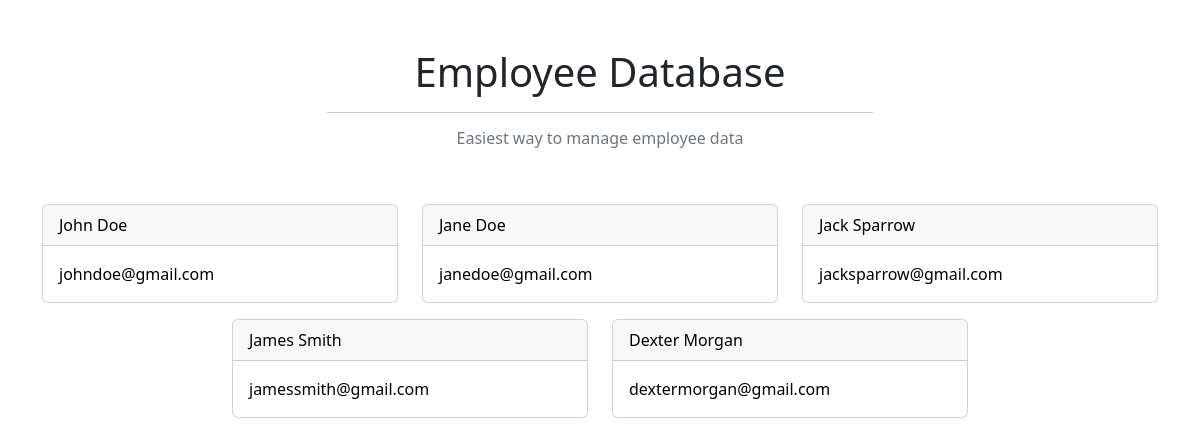
The page / on the database its author committed.
### ems/models.py (models this page shows)
class Employee(models.Model):
    GENDER_CHOICES = {'F': 'Female', 'M': 'Male', 'O': 'Other'}
    first_name = models.CharField(max_length=200)
    last_name = models.CharField(max_length=200)
    email_id = models.EmailField(max_length=254)
    phone_number = models.CharField(max_length=13, blank=True)
    address = models.TextField()
    gender = models.CharField(max_length=1, choices=GENDER_CHOICES, blank=True)
    dob = models.DateField()
    joining_date = models.DateField()
    jobs = models.ManyToManyField('Job', blank=True)

### ems/views.py (the view)
# urls.py: 2. Add a URL to urlpatterns:  path('', views.home, name='home')
def home(request):
    employees = Employee.objects.all()
    return render(request, 'ems/home.html', {'employees': employees})

### ems/templates/ems/home.html
{% extends 'ems/base.html' %}
{% block content %}
{% for employee in employees %}
<div class="col-md-4">
    <a class="card mb-3 text-decoration-none text-black slow-hover" href="{% url 'employee_detail' employee.id %}">
        <div class="card-header">{{employee.first_name|capfirst}} {{employee.last_name|capfirst}}</div>
        <div class="card-body">{{ employee.email_id}}</div>
    </a>
</div>
{% endfor %}
{% endblock content %}

### ems/templates/ems/base.html (shortened to what this page needs)
{% load static %}
<!doctype html>
<html lang="en">
  <head>
    <link href="https://cdn.jsdelivr.net/npm/bootstrap@5.3.3/dist/css/bootstrap.min.css" rel="stylesheet">
    <link rel="stylesheet" href="{% static 'css/style.css' %}">
  </head>
  <body>
    <div class="container mt-5">
        <div class="row justify-content-center mb-5">
            <div class="col-md-6 text-center">
                <h1>Employee Database</h1>
                <hr>
                <h3 class="fs-6 text-secondary">Easiest way to manage employee data</h3>
            </div>
        </div>
        <div class="row justify-content-center">
            {% block content %}
            {% endblock content %}
        </div>
    </div>
  </body>
</html>

### static/css/style.css (style rules this page uses)
.slow-hover { transition: 0.5s; }

### rows shown on the page
Employee: first_name "John", last_name "Doe", email_id "johndoe@gmail.com"
Employee: first_name "Jane", last_name "Doe", email_id "janedoe@gmail.com"
Employee: first_name "Jack", last_name "Sparrow", email_id "jacksparrow@gmail.com"
Employee: first_name "James", last_name "Smith", email_id "jamessmith@gmail.com"
Employee: first_name "Dexter", last_name "Morgan", email_id "dextermorgan@gmail.com"
